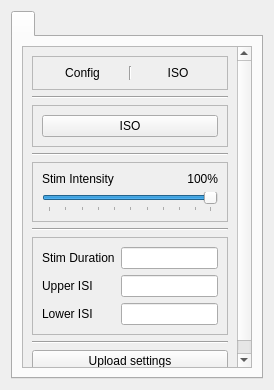
<?xml version="1.0" encoding="UTF-8"?>
<ui version="4.0">
 <class>Form</class>
 <widget class="QWidget" name="Form">
  <property name="geometry">
   <rect>
    <x>0</x>
    <y>0</y>
    <width>274</width>
    <height>390</height>
   </rect>
  </property>
  <property name="windowTitle">
   <string>Form</string>
  </property>
  <layout class="QVBoxLayout" name="verticalLayout">
   <item>
    <widget class="QTabWidget" name="tabWidget">
     <property name="currentIndex">
      <number>0</number>
     </property>
     <widget class="QWidget" name="tabWidgetPage2">
      <attribute name="title">
       <string/>
      </attribute>
      <layout class="QVBoxLayout" name="verticalLayout_4">
       <item>
        <widget class="QScrollArea" name="scrollArea">
         <property name="widgetResizable">
          <bool>true</bool>
         </property>
         <widget class="QWidget" name="scrollAreaWidgetContents">
          <property name="geometry">
           <rect>
            <x>0</x>
            <y>0</y>
            <width>230</width>
            <height>326</height>
           </rect>
          </property>
          <layout class="QVBoxLayout" name="verticalLayout_5">
           <item>
            <widget class="QFrame" name="config_frame">
             <property name="frameShape">
              <enum>QFrame::StyledPanel</enum>
             </property>
             <property name="frameShadow">
              <enum>QFrame::Raised</enum>
             </property>
             <layout class="QHBoxLayout" name="horizontalLayout_3">
              <item>
               <widget class="QLabel" name="config_label">
                <property name="text">
                 <string>Config</string>
                </property>
                <property name="alignment">
                 <set>Qt::AlignCenter</set>
                </property>
               </widget>
              </item>
              <item>
               <widget class="Line" name="config_sep_line">
                <property name="orientation">
                 <enum>Qt::Vertical</enum>
                </property>
               </widget>
              </item>
              <item>
               <widget class="QLabel" name="config_val">
                <property name="text">
                 <string>ISO</string>
                </property>
                <property name="alignment">
                 <set>Qt::AlignCenter</set>
                </property>
               </widget>
              </item>
             </layout>
            </widget>
           </item>
           <item>
            <widget class="Line" name="config_preset_sep_line">
             <property name="orientation">
              <enum>Qt::Horizontal</enum>
             </property>
            </widget>
           </item>
           <item>
            <widget class="QFrame" name="presets_frame">
             <property name="frameShape">
              <enum>QFrame::StyledPanel</enum>
             </property>
             <property name="frameShadow">
              <enum>QFrame::Raised</enum>
             </property>
             <layout class="QVBoxLayout" name="verticalLayout_6">
              <item>
               <widget class="QPushButton" name="iso_button">
                <property name="text">
                 <string>ISO</string>
                </property>
               </widget>
              </item>
             </layout>
            </widget>
           </item>
           <item>
            <widget class="Line" name="preset_slider_box_sep_line">
             <property name="orientation">
              <enum>Qt::Horizontal</enum>
             </property>
            </widget>
           </item>
           <item>
            <widget class="QFrame" name="slider_frame">
             <property name="frameShape">
              <enum>QFrame::StyledPanel</enum>
             </property>
             <property name="frameShadow">
              <enum>QFrame::Raised</enum>
             </property>
             <layout class="QVBoxLayout" name="verticalLayout_2">
              <item>
               <layout class="QHBoxLayout" name="STIMINTENSLAYOUT">
                <item>
                 <widget class="QLabel" name="stim_intens_label">
                  <property name="text">
                   <string>Stim Intensity</string>
                  </property>
                 </widget>
                </item>
                <item>
                 <widget class="QLabel" name="stim_intens_val">
                  <property name="text">
                   <string>100%</string>
                  </property>
                  <property name="alignment">
                   <set>Qt::AlignRight|Qt::AlignTrailing|Qt::AlignVCenter</set>
                  </property>
                 </widget>
                </item>
               </layout>
              </item>
              <item>
               <widget class="QSlider" name="stim_intens_slider">
                <property name="minimum">
                 <number>1</number>
                </property>
                <property name="maximum">
                 <number>100</number>
                </property>
                <property name="sliderPosition">
                 <number>100</number>
                </property>
                <property name="orientation">
                 <enum>Qt::Horizontal</enum>
                </property>
                <property name="tickPosition">
                 <enum>QSlider::TicksBelow</enum>
                </property>
                <property name="tickInterval">
                 <number>10</number>
                </property>
               </widget>
              </item>
             </layout>
            </widget>
           </item>
           <item>
            <widget class="Line" name="slider_box_input_box_sep_line">
             <property name="orientation">
              <enum>Qt::Horizontal</enum>
             </property>
            </widget>
           </item>
           <item>
            <widget class="QFrame" name="input_box_frame">
             <property name="frameShape">
              <enum>QFrame::StyledPanel</enum>
             </property>
             <property name="frameShadow">
              <enum>QFrame::Raised</enum>
             </property>
             <layout class="QGridLayout" name="gridLayout_2">
              <item row="0" column="1">
               <widget class="QLineEdit" name="stim_dur_line_edit">
                <property name="maximumSize">
                 <size>
                  <width>100</width>
                  <height>16777215</height>
                 </size>
                </property>
               </widget>
              </item>
              <item row="1" column="0">
               <widget class="QLabel" name="upper_isi_label">
                <property name="text">
                 <string>Upper ISI</string>
                </property>
               </widget>
              </item>
              <item row="1" column="1">
               <widget class="QLineEdit" name="upper_isi_line_edit">
                <property name="maximumSize">
                 <size>
                  <width>100</width>
                  <height>16777215</height>
                 </size>
                </property>
               </widget>
              </item>
              <item row="0" column="0">
               <widget class="QLabel" name="stim_dur_label">
                <property name="text">
                 <string>Stim Duration</string>
                </property>
               </widget>
              </item>
              <item row="2" column="1">
               <widget class="QLineEdit" name="lower_isi_line_edit">
                <property name="maximumSize">
                 <size>
                  <width>100</width>
                  <height>16777215</height>
                 </size>
                </property>
               </widget>
              </item>
              <item row="2" column="0">
               <widget class="QLabel" name="lower_isi_label">
                <property name="text">
                 <string>Lower ISI</string>
                </property>
               </widget>
              </item>
             </layout>
            </widget>
           </item>
           <item>
            <widget class="Line" name="input_upload_sep_line">
             <property name="orientation">
              <enum>Qt::Horizontal</enum>
             </property>
            </widget>
           </item>
           <item>
            <widget class="QPushButton" name="upload_settings_button">
             <property name="text">
              <string>Upload settings</string>
             </property>
            </widget>
           </item>
          </layout>
         </widget>
        </widget>
       </item>
      </layout>
     </widget>
    </widget>
   </item>
  </layout>
 </widget>
 <resources/>
 <connections/>
</ui>
